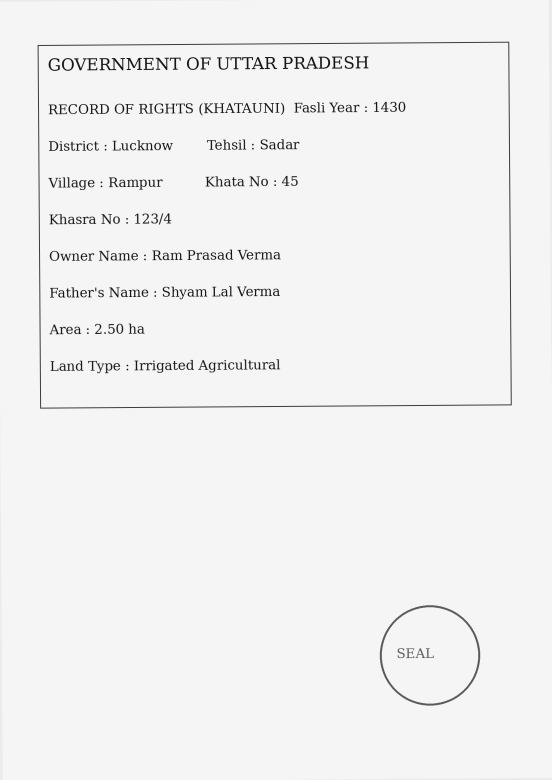
#> input picture backend/samples/generated/duplicate_of_ror.png, 1654 x 2339 px (shown at 1/3 size)
$ python -i document.py   (imports and definitions only)
#> lines starting #> are read from the running program, lines starting #| are printed output that depends on the picture; after the words box and inside, x2 and y2 are one past the last pixel; in counts of white or black regions, pixels touching at a corner belong together
"""Detect the document boundary in a photograph and warp it to an orthogonal image.

Real-world uploads are often phone photos of paper records lying on a desk or held in
hand, not clean scans. Those photos carry perspective distortion, a background around
the paper, and dog-eared corners. Downstream OCR and ruled-grid table detection both
assume an orthogonal, borderless page — on a raw photo they simply fail. This module
finds the paper region and warps it to a straight rectangle before preprocessing.

The detector is conservative: it only warps when it is confident the boundary is real
(a low-saturation paper blob against a higher-saturation background, occupying between
20% and 92% of the frame). Clean scans, where the paper fills the frame, are passed
through unchanged. Everything runs locally with OpenCV — no external services, so the
document content never leaves the machine.
"""
from __future__ import annotations

from dataclasses import dataclass

import cv2
import numpy as np


# ---------------------------------------------------------------------- rotation

# [79 lines left out: functions detect_rotation, apply_rotation, looks_like_document, not called in this run]


@dataclass
class WarpInfo:
    """What the boundary detector decided, for diagnostics and UI feedback."""
    warped: bool
    detector: str                # "hsv-mask", "canny-fallback", "identity", "none"
    boundary_area_ratio: float   # 0..1, share of the source frame the paper covered
    quad: list[list[int]] | None # 4 corners in source-image pixel coords, TL/TR/BR/BL
    reason: str                  # human-readable note for the UI

    # [4 lines left out: function as_dict, not called in this run]


def _order_quad(pts: np.ndarray) -> np.ndarray:
    """Return quad corners in TL, TR, BR, BL order."""
    pts = pts.reshape(4, 2).astype(np.float32)
    s = pts.sum(axis=1)
    d = np.diff(pts, axis=1).reshape(-1)
    tl = pts[np.argmin(s)]
    br = pts[np.argmax(s)]
    tr = pts[np.argmin(d)]
    bl = pts[np.argmax(d)]
    return np.array([tl, tr, br, bl], dtype=np.float32)


def _largest_quad(binary: np.ndarray, min_area_ratio: float) -> tuple[np.ndarray | None, float]:
    """Find the largest quadrilateral in a binary mask.

    Returns (approximated_quad, absolute_area) in the mask's coordinate frame, or
    (None, area_of_biggest_contour) if the biggest blob is smaller than the threshold or
    can't be reduced to a plausible 4-sided approximation.
    """
    contours, _ = cv2.findContours(binary, cv2.RETR_EXTERNAL, cv2.CHAIN_APPROX_SIMPLE)
    if not contours:
        return None, 0.0
    c = max(contours, key=cv2.contourArea)
    area = cv2.contourArea(c)
    img_area = binary.shape[0] * binary.shape[1]
    if area < min_area_ratio * img_area:
        return None, area
    peri = cv2.arcLength(c, True)
    for eps in (0.02, 0.03, 0.04, 0.05):
        approx = cv2.approxPolyDP(c, eps * peri, True)
        if len(approx) == 4 and cv2.isContourConvex(approx):
            return approx.astype(np.float32), area
    return None, area


def _paper_mask(small_bgr: np.ndarray) -> np.ndarray:
    """A binary mask where the paper is white and the background is black.

    Uses HSV to separate low-saturation, high-value paper from more-saturated background
    (wood, cloth, etc). Morphological close-then-open bridges small ink gaps and drops
    isolated noise. Thresholds are fixed rather than adaptive: a synthetic scan has
    near-zero saturation everywhere, so any percentile-based tightening would erase
    the whole page and force the fallback path.
    """
    hsv = cv2.cvtColor(small_bgr, cv2.COLOR_BGR2HSV)
    _, s, v = cv2.split(hsv)
    mask = ((s < 90) & (v > 90)).astype(np.uint8) * 255
    mask = cv2.morphologyEx(mask, cv2.MORPH_CLOSE, np.ones((7, 7), np.uint8), iterations=2)
    mask = cv2.morphologyEx(mask, cv2.MORPH_OPEN, np.ones((5, 5), np.uint8), iterations=1)
    return mask


# [4 lines left out: function _canny_edges, not called in this run]


def detect_document(img: np.ndarray) -> tuple[np.ndarray | None, str, float]:
    """Return (quad_in_source_pixels, detector_name, boundary_area_ratio).

    quad is None when nothing plausible is found.
    """
    h, w = img.shape[:2]
    scale = 800.0 / max(h, w)
    small = cv2.resize(img, (int(w * scale), int(h * scale)))
    img_area = small.shape[0] * small.shape[1]

    quad, area = _largest_quad(_paper_mask(small), min_area_ratio=0.15)
    detector = "hsv-mask"
    if quad is None:
        quad, area = _largest_quad(_canny_edges(small), min_area_ratio=0.15)
        detector = "canny-fallback"
    if quad is None:
        return None, "none", area / img_area if img_area else 0.0
    return (_order_quad(quad) / scale).astype(np.float32), detector, area / img_area


# [47 lines left out: functions warp_to_rect, _content_crop, not called in this run]


def rectify(img: np.ndarray) -> tuple[np.ndarray, WarpInfo]:
    """If a document boundary is detectable and the paper doesn't already fill the frame,
    warp the image to a straight rectangle and return the warp. Otherwise pass through.

    Runs the detector twice: after the first warp, a second pass often finds a tighter
    quad within the rectified image because background bleed (a tan desk under the
    paper) that fooled the first mask has been reduced by the coarse crop. Only takes
    the refined warp when it meaningfully shrinks the working region — otherwise the
    first rectified image is kept unchanged.

    The 92% ceiling on boundary_area_ratio is deliberately conservative: on a genuine
    scan the paper covers essentially the whole frame, so any mask thresholded above 92%
    is treated as "already orthogonal — do not warp" to avoid spurious cropping.
    """
    quad, detector, ratio = detect_document(img)
    if quad is None:
        return img, WarpInfo(warped=False, detector=detector, boundary_area_ratio=ratio,
                             quad=None,
                             reason="Document boundary not detected. If this is a phone "
                                    "photo, please retake with the paper filling the "
                                    "frame against a plain, contrasting background.")
    if ratio >= 0.92:
        return img, WarpInfo(warped=False, detector="identity", boundary_area_ratio=ratio,
                             quad=quad.astype(int).tolist(),
                             reason="Paper already fills the frame — no perspective "
                                    "correction needed.")
    warped = warp_to_rect(img, quad, target_w=2000)
    final_ratio = ratio
    passes = 1
    # Second pass — a coarsely detected paper region often still carries a strip of
    # desk at one or two edges. Re-detecting inside the warp trims that residue.
    # It only fires when the first detection was itself loose (ratio < 0.80): a first
    # pass at 0.85+ almost certainly already had the whole paper, and re-warping a
    # near-orthogonal image can drop the edges of a genuine document.
    if ratio < 0.80:
        inner, inner_det, inner_ratio = detect_document(warped)
        if inner is not None and inner_ratio < 0.80:
            warped = warp_to_rect(warped, inner, target_w=2000)
            detector = f"{detector}+{inner_det}"
            final_ratio = ratio * inner_ratio
            passes = 2
    cropped, crop_box = _content_crop(warped)
    cropped_frac = (cropped.shape[0] * cropped.shape[1]) / (warped.shape[0] * warped.shape[1])
    if cropped_frac < 1.0:
        reason = (f"Detected paper occupying {ratio * 100:.0f}% of the photo, warped "
                  f"it to a straight rectangle ({passes} pass{'es' if passes > 1 else ''}), "
                  f"then trimmed edges without structured content to isolate the form "
                  f"({cropped_frac * 100:.0f}% of the warp kept).")
        return cropped, WarpInfo(warped=True, detector=f"{detector}+content-crop",
                                 boundary_area_ratio=final_ratio,
                                 quad=quad.astype(int).tolist(), reason=reason)
    return warped, WarpInfo(warped=True, detector=detector, boundary_area_ratio=final_ratio,
                            quad=quad.astype(int).tolist(),
                            reason=(f"Detected paper occupying {ratio * 100:.0f}% of the "
                                    f"photo and warped it to a straight rectangle "
                                    f"({passes} pass{'es' if passes > 1 else ''})."))

>>> import cv2
>>> picture = cv2.imread('../../samples/generated/duplicate_of_ror.png')
#> picture is the input picture: shape (2339, 1654, 3); min 20, max 245, mean 241.2
>>> result = rectify(picture)
#> in detect_document, `small = cv2.resize(img, (int(w * scale), int(h * scale)))`:
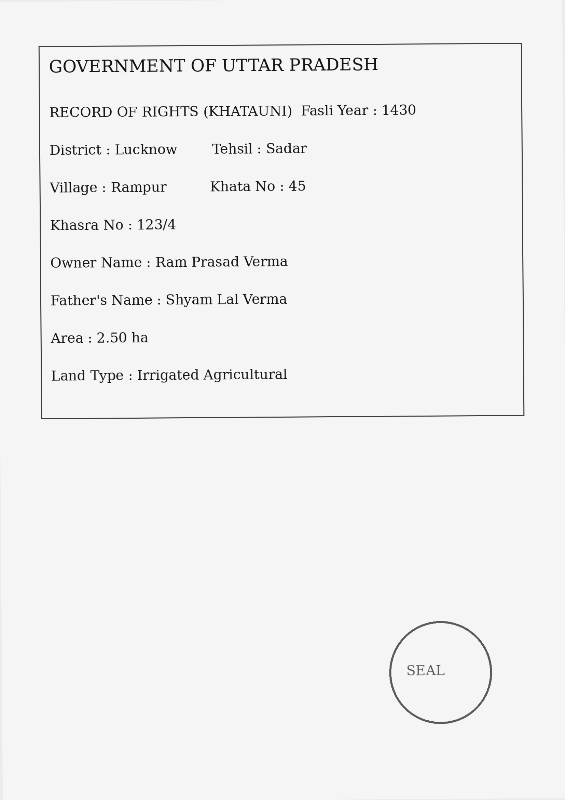
#> small: shape (800, 565, 3); min 20, max 245, mean 241.2
#> in _paper_mask, `hsv = cv2.cvtColor(small_bgr, cv2.COLOR_BGR2HSV)`: hsv: shape (800, 565, 3); mean H, S, V 0, 0, 241.2
#> in _paper_mask, `_, s, v = cv2.split(hsv)`: s: shape (800, 565); every value is 0
#> in _paper_mask, `mask = ((s < 90) & (v > 90)).astype(np.uint8) * 255`:
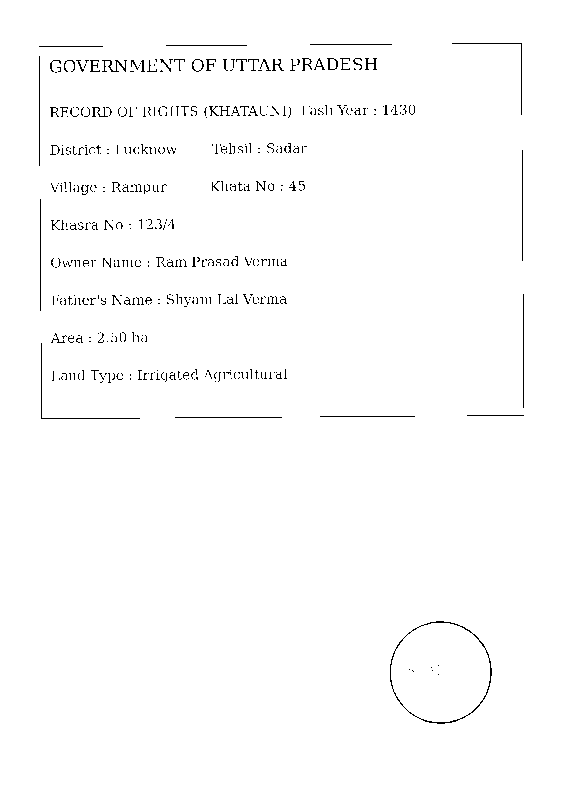
#> mask: shape (800, 565); 98.7% white; black in thin lines or dots, all inside (x1, y1, x2, y2) = (39, 43, 524, 724)
#> in _paper_mask, `mask = cv2.morphologyEx(mask, cv2.MORPH_CLOSE, np.ones((7, 7), np.uint..`: mask: shape (800, 565); every value is 255
#> in _largest_quad, `contours, _ = cv2.findContours(binary, cv2.RETR_EXTERNAL, cv2.CHAIN_AP..`: contours = [[[0, 0], [0, 799], [564, 799], [564, 0]]]
#> in _largest_quad, `c = max(contours, key=cv2.contourArea)`: c = [[0, 0], [0, 799], [564, 799], [564, 0]]
#> in _largest_quad, `area = cv2.contourArea(c)`: area = 450636
#> in _largest_quad, `peri = cv2.arcLength(c, True)`: peri = 2726
#> the loop in _largest_quad, `for eps in (0.02, 0.03, 0.04, 0.05):` made 1 pass
#> approx on pass 1: [[0, 0], [0, 799], [564, 799], [564, 0]]
#> in detect_document, `quad, area = _largest_quad(_paper_mask(small), min_area_ratio=0.15)`: quad = [[0, 0], [0, 799], [564, 799], [564, 0]]; area = 450636
#> in _order_quad, `pts = pts.reshape(4, 2).astype(np.float32)`: pts = [[0, 0], [0, 799], [564, 799], [564, 0]]
#> in _order_quad, `s = pts.sum(axis=1)`: s = [0, 799, 1363, 564]
#> in _order_quad, `d = np.diff(pts, axis=1).reshape(-1)`: d = [0, 799, 235, -564]
#> in _order_quad, `tl = pts[np.argmin(s)]`: tl = [0, 0]
#> in _order_quad, `br = pts[np.argmax(s)]`: br = [564, 799]
#> in _order_quad, `tr = pts[np.argmin(d)]`: tr = [564, 0]
#> in _order_quad, `bl = pts[np.argmax(d)]`: bl = [0, 799]
#> in rectify, `quad, detector, ratio = detect_document(img)`: quad = [[0, 0], [1649, 0], [1649, 2336.1], [0, 2336.1]]; detector = 'hsv-mask'; ratio = 0.997

$ run again, on backend/samples/generated/khasra_hindi_up.png
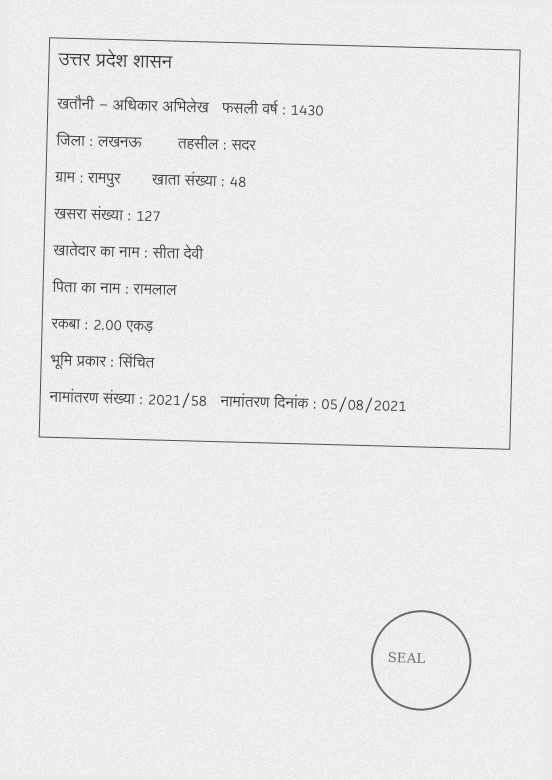
#> input picture backend/samples/generated/khasra_hindi_up.png, 1654 x 2339 px (shown at 1/3 size)
#> picture is the input picture: shape (2339, 1654, 3); min 9, max 255, mean 234.5
#> in detect_document, `small = cv2.resize(img, (int(w * scale), int(h * scale)))`:
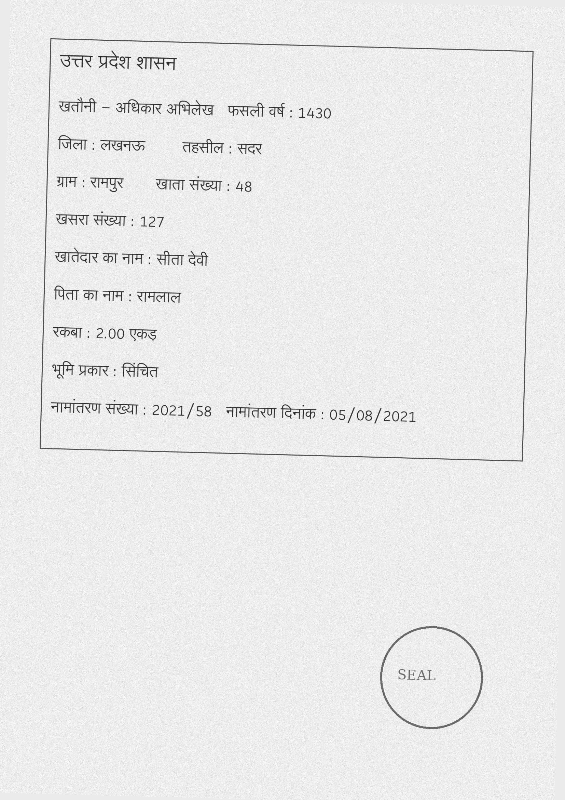
#> small: shape (800, 565, 3); min 29, max 255, mean 234.4
#> hsv: shape (800, 565, 3); mean H, S, V 0, 0, 234.4
#> in _paper_mask, `mask = ((s < 90) & (v > 90)).astype(np.uint8) * 255`:
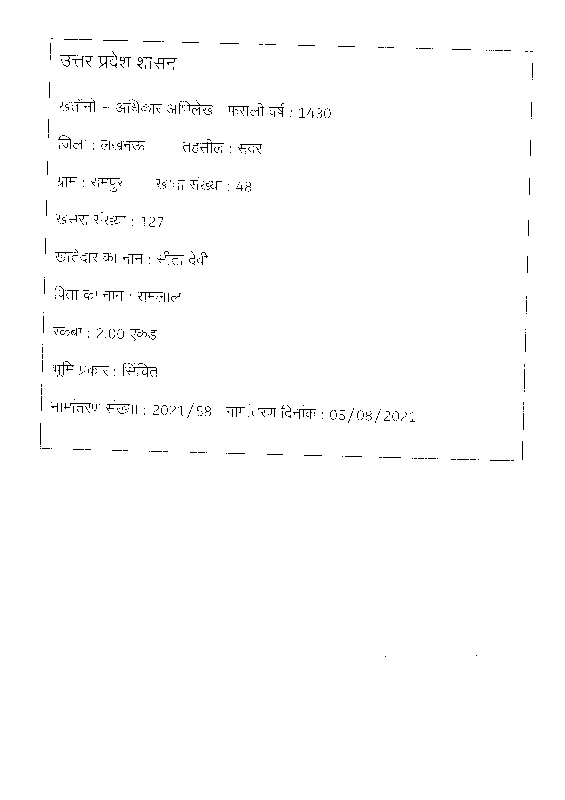
#> mask: shape (800, 565); 99.1% white; black in thin lines or dots, all inside (x1, y1, x2, y2) = (40, 38, 533, 657)
#> contours = [[[0, 0], [0, 799], [564, 799], [564, 0]]]
#> c = [[0, 0], [0, 799], [564, 799], [564, 0]]
#> in _largest_quad, `area = cv2.contourArea(c)`: area = 450636
#> peri = 2726
#> the loop in _largest_quad, `for eps in (0.02, 0.03, 0.04, 0.05):` made 1 pass
#> approx on pass 1: [[0, 0], [0, 799], [564, 799], [564, 0]]
#> in detect_document, `quad, area = _largest_quad(_paper_mask(small), min_area_ratio=0.15)`: quad = [[0, 0], [0, 799], [564, 799], [564, 0]]; area = 450636
#> pts = [[0, 0], [0, 799], [564, 799], [564, 0]]
#> in _order_quad, `s = pts.sum(axis=1)`: s = [0, 799, 1363, 564]
#> d = [0, 799, 235, -564]
#> tl = [0, 0]
#> br = [564, 799]
#> tr = [564, 0]
#> bl = [0, 799]
#> in rectify, `quad, detector, ratio = detect_document(img)`: quad = [[0, 0], [1649, 0], [1649, 2336.1], [0, 2336.1]]; detector = 'hsv-mask'; ratio = 0.997
